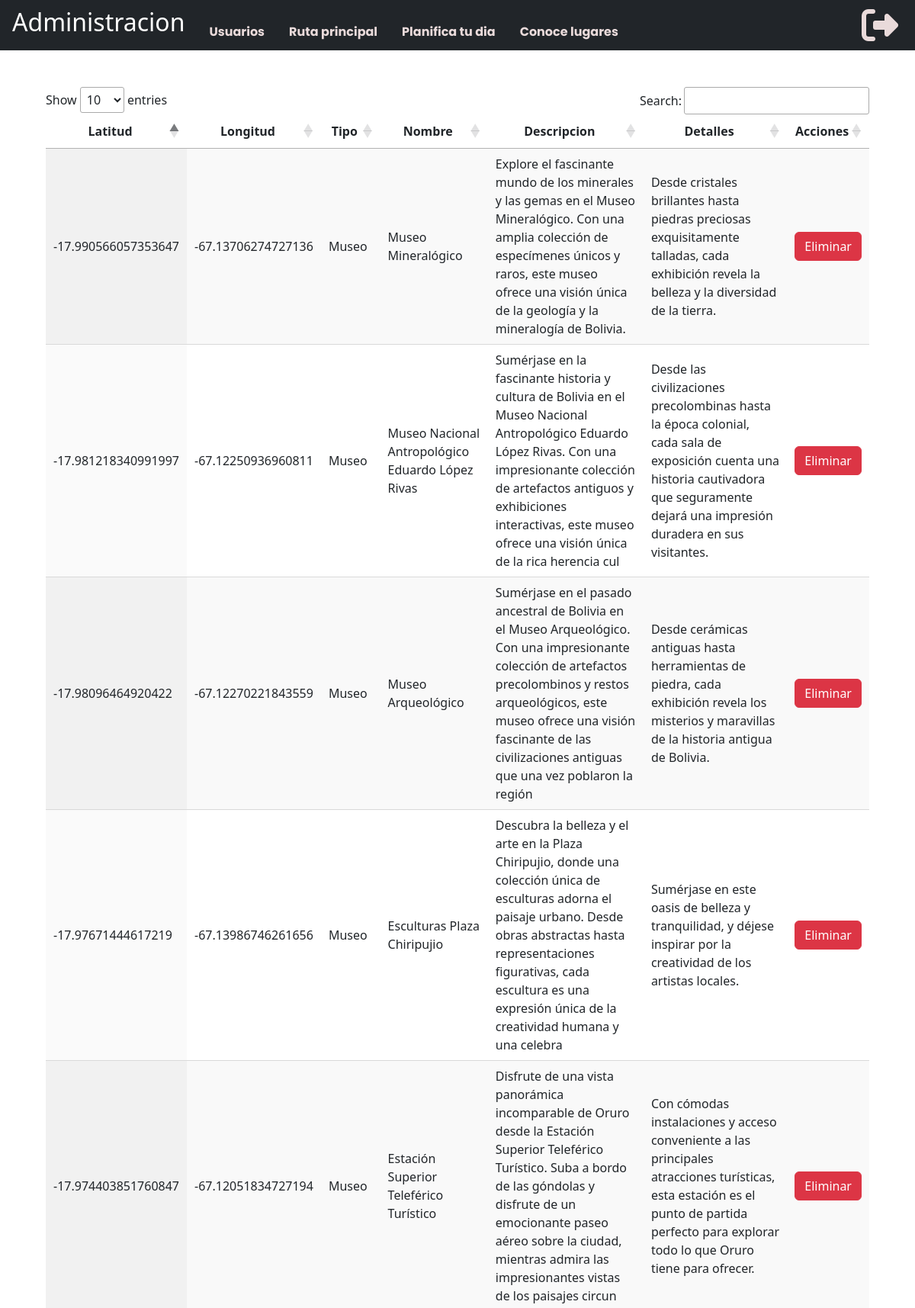
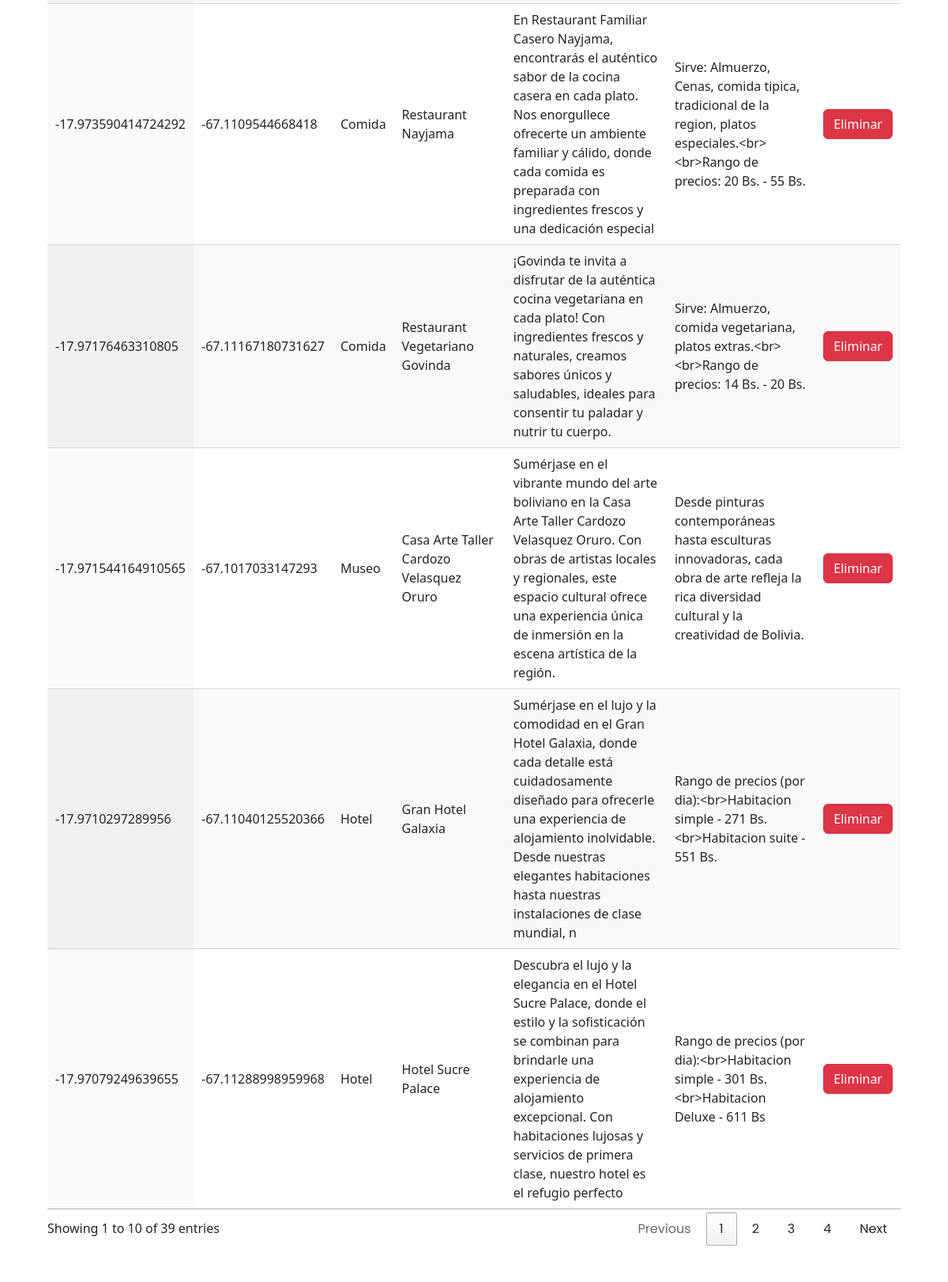
The page /conoce_admin/ (signed in, upper part) on the database its author committed (2 pictures, top to bottom).
### myapp/models.py (models this page shows, shortened)
class punto_conoce(models.Model):
    coord_lat = models.FloatField()
    coord_lng = models.FloatField()
    titulo = models.CharField(max_length=255)
    name = models.CharField(max_length=255)
    descripcion = models.CharField(max_length=255)
    detalles = models.CharField(max_length=255, default="default")
    imagen_ruta = models.CharField(max_length=255)

### myapp/views.py (the view)
# urls.py: path("conoce_admin/", views.conoce_admin, name="conoce_admin"),
@login_required
def conoce_admin(request):
    if request.method == "POST":
        coord_lat = request.POST.get("coord_lat")
        coord_lng = request.POST.get("coord_lng")
        titulo = request.POST.get("titulo")
        nombre = request.POST.get("nombre")
        descripcion = request.POST.get("descripcion")
        detalles = request.POST.get("detalles")
        if request.POST.get("titulo") == "Hotel":
            imagen = "/static/img/conoceoruro/hot.png"
        if request.POST.get("titulo") == "Comida":
            imagen = "/static/img/conoceoruro/resta.png"
        if request.POST.get("titulo") == "Museo":
            imagen = "/static/img/conoceoruro/mm.png"
        if request.POST.get("titulo") == "Iglesia":
            imagen = "/static/img/conoceoruro/i.png"
        punto = punto_conoce.objects.create(
            coord_lat=coord_lat,
            coord_lng=coord_lng,
            titulo=titulo,
            name=nombre,
            descripcion=descripcion,
            detalles=detalles,
            imagen_ruta=imagen,
        )
        puntos = punto_conoce.objects.all()
        return render(request, "conoce_admin.html", {"puntos": puntos})
    else:
        puntos = punto_conoce.objects.all()
        return render(request, "conoce_admin.html", {"puntos": puntos})

### myapp/templates/conoce_admin.html (shortened to what this page needs)
{% extends 'administrador.html' %} {% block content %}
{% load static %}
<div>
    <div class="m-5 row">
        <table id="conoceTable" class="display">
            <thead>
                <tr>
                    <th class="text-center">Latitud</th>
                    <th class="text-center">Longitud</th>
                    <th class="text-center">Tipo</th>
                    <th class="text-center">Nombre</th>
                    <th class="text-center">Descripcion</th>
                    <th class="text-center">Detalles</th>
                    <th class="text-center">Acciones</th>
                </tr>
            </thead>
            <tbody>
                {% for punto in puntos %}
                <tr>
                    <td>{{ punto.coord_lat }}</td>
                    <td>{{ punto.coord_lng }}</td>
                    <td>{{ punto.titulo }}</td>
                    <td>{{ punto.name }}</td>
                    <td>{{ punto.descripcion }}</td>
                    <td>{{ punto.detalles }}</td>
                    <td class="text-center">
                        <button class="borrar-conoce btn btn-danger" data-id="{{ punto.id }}">Eliminar</button>
                    </td>
                </tr>
                {% endfor %}
            </tbody>
        </table>
    </div>
</div>
{% endblock %}

### myapp/static/css/styles.css (style rules this page uses)
html, body { height: 100%; margin: 0; padding: 0; }
body { background-size: cover; background-position: center; }
body { font-family: "Poppins", sans-serif; background: #fafafa; }

### rows shown on the page
punto_conoce: coord_lat "-17.97079249639655", coord_lng "-67.11288998959968", titulo "Hotel", name "Hotel Sucre Palace", descripcion "Descubra el lujo y la elegancia en el Hotel Sucre Palace, donde el estilo y la sofisticación se combinan para brindarle una experiencia de alojamiento excepcional. Con habitaciones lujosas y servicios de primera clase, nuestro hotel es el refugio perfecto", detalles "Rango de precios (por dia):<br>Habitacion simple - 301 Bs.<br>Habitacion Deluxe - 611 Bs"
punto_conoce: coord_lat "-17.9710297289956", coord_lng "-67.11040125520366", titulo "Hotel", name "Gran Hotel Galaxia", descripcion "Sumérjase en el lujo y la comodidad en el Gran Hotel Galaxia, donde cada detalle está cuidadosamente diseñado para ofrecerle una experiencia de alojamiento inolvidable. Desde nuestras elegantes habitaciones hasta nuestras instalaciones de clase mundial, n", detalles "Rango de precios (por dia):<br>Habitacion simple - 271 Bs.<br>Habitacion suite - 551 Bs."
punto_conoce: coord_lat "-17.973590414724292", coord_lng "-67.1109544668418", titulo "Comida", name "Restaurant Nayjama", descripcion "En Restaurant Familiar Casero Nayjama, encontrarás el auténtico sabor de la cocina casera en cada plato. Nos enorgullece ofrecerte un ambiente familiar y cálido, donde cada comida es preparada con ingredientes frescos y una dedicación especial", detalles "Sirve: Almuerzo, Cenas, comida tipica, tradicional de la region, platos especiales.<br><br>Rango de precios: 20 Bs. - 55 Bs."
punto_conoce: coord_lat "-17.97176463310805", coord_lng "-67.11167180731627", titulo "Comida", name "Restaurant Vegetariano Govinda", descripcion "¡Govinda te invita a disfrutar de la auténtica cocina vegetariana en cada plato! Con ingredientes frescos y naturales, creamos sabores únicos y saludables, ideales para consentir tu paladar y nutrir tu cuerpo.", detalles "Sirve: Almuerzo, comida vegetariana, platos extras.<br><br>Rango de precios: 14 Bs. - 20 Bs."
punto_conoce: coord_lat "-17.981218340991997", coord_lng "-67.12250936960811", titulo "Museo", name "Museo Nacional Antropológico Eduardo López Rivas", descripcion "Sumérjase en la fascinante historia y cultura de Bolivia en el Museo Nacional Antropológico Eduardo López Rivas. Con una impresionante colección de artefactos antiguos y exhibiciones interactivas, este museo ofrece una visión única de la rica herencia cul", detalles "Desde las civilizaciones precolombinas hasta la época colonial, cada sala de exposición cuenta una historia cautivadora que seguramente dejará una impresión duradera en sus visitantes."
punto_conoce: coord_lat "-17.990566057353647", coord_lng "-67.13706274727136", titulo "Museo", name "Museo Mineralógico", descripcion "Explore el fascinante mundo de los minerales y las gemas en el Museo Mineralógico. Con una amplia colección de especímenes únicos y raros, este museo ofrece una visión única de la geología y la mineralogía de Bolivia.", detalles "Desde cristales brillantes hasta piedras preciosas exquisitamente talladas, cada exhibición revela la belleza y la diversidad de la tierra."
punto_conoce: coord_lat "-17.971544164910565", coord_lng "-67.1017033147293", titulo "Museo", name "Casa Arte Taller Cardozo Velasquez Oruro", descripcion "Sumérjase en el vibrante mundo del arte boliviano en la Casa Arte Taller Cardozo Velasquez Oruro. Con obras de artistas locales y regionales, este espacio cultural ofrece una experiencia única de inmersión en la escena artística de la región.", detalles "Desde pinturas contemporáneas hasta esculturas innovadoras, cada obra de arte refleja la rica diversidad cultural y la creatividad de Bolivia."
punto_conoce: coord_lat "-17.974403851760847", coord_lng "-67.12051834727194", titulo "Museo", name "Estación Superior Teleférico Turístico", descripcion "Disfrute de una vista panorámica incomparable de Oruro desde la Estación Superior Teleférico Turístico. Suba a bordo de las góndolas y disfrute de un emocionante paseo aéreo sobre la ciudad, mientras admira las impresionantes vistas de los paisajes circun", detalles "Con cómodas instalaciones y acceso conveniente a las principales atracciones turísticas, esta estación es el punto de partida perfecto para explorar todo lo que Oruro tiene para ofrecer."
punto_conoce: coord_lat "-17.98096464920422", coord_lng "-67.12270221843559", titulo "Museo", name "Museo Arqueológico", descripcion "Sumérjase en el pasado ancestral de Bolivia en el Museo Arqueológico. Con una impresionante colección de artefactos precolombinos y restos arqueológicos, este museo ofrece una visión fascinante de las civilizaciones antiguas que una vez poblaron la región", detalles "Desde cerámicas antiguas hasta herramientas de piedra, cada exhibición revela los misterios y maravillas de la historia antigua de Bolivia."
punto_conoce: coord_lat "-17.97671444617219", coord_lng "-67.13986746261656", titulo "Museo", name "Esculturas Plaza Chiripujio", descripcion "Descubra la belleza y el arte en la Plaza Chiripujio, donde una colección única de esculturas adorna el paisaje urbano. Desde obras abstractas hasta representaciones figurativas, cada escultura es una expresión única de la creatividad humana y una celebra", detalles "Sumérjase en este oasis de belleza y tranquilidad, y déjese inspirar por la creatividad de los artistas locales."
